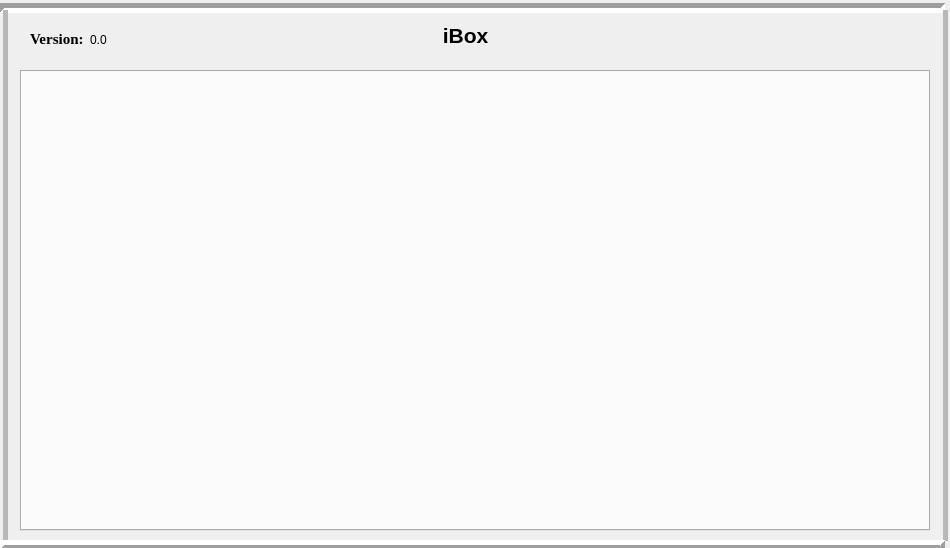
<?xml version="1.0" encoding="UTF-8"?>
<ui version="4.0">
 <class>BoxDlg</class>
 <widget class="QDialog" name="BoxDlg">
  <property name="geometry">
   <rect>
    <x>0</x>
    <y>0</y>
    <width>950</width>
    <height>548</height>
   </rect>
  </property>
  <property name="contextMenuPolicy">
   <enum>Qt::PreventContextMenu</enum>
  </property>
  <property name="windowTitle">
   <string>helloworld</string>
  </property>
  <property name="styleSheet">
   <string notr="true"/>
  </property>
  <property name="modal">
   <bool>false</bool>
  </property>
  <widget class="QLabel" name="titleLab">
   <property name="geometry">
    <rect>
     <x>380</x>
     <y>20</y>
     <width>171</width>
     <height>31</height>
    </rect>
   </property>
   <property name="font">
    <font>
     <family>Arial</family>
     <pointsize>16</pointsize>
     <weight>75</weight>
     <bold>true</bold>
    </font>
   </property>
   <property name="text">
    <string>iBox</string>
   </property>
   <property name="alignment">
    <set>Qt::AlignCenter</set>
   </property>
  </widget>
  <widget class="QPushButton" name="pushButton">
   <property name="geometry">
    <rect>
     <x>860</x>
     <y>20</y>
     <width>51</width>
     <height>41</height>
    </rect>
   </property>
   <property name="font">
    <font>
     <pointsize>25</pointsize>
    </font>
   </property>
   <property name="styleSheet">
    <string notr="true">background-color: rgb(200, 200, 200);</string>
   </property>
   <property name="text">
    <string/>
   </property>
   <property name="icon">
    <iconset resource="../../images.qrc">
     <normaloff>:/new/prefix1/image/close.png</normaloff>:/new/prefix1/image/close.png</iconset>
   </property>
   <property name="iconSize">
    <size>
     <width>41</width>
     <height>41</height>
    </size>
   </property>
   <property name="autoDefault">
    <bool>false</bool>
   </property>
   <property name="flat">
    <bool>true</bool>
   </property>
  </widget>
  <widget class="Line" name="line">
   <property name="geometry">
    <rect>
     <x>0</x>
     <y>0</y>
     <width>945</width>
     <height>16</height>
    </rect>
   </property>
   <property name="frameShadow">
    <enum>QFrame::Sunken</enum>
   </property>
   <property name="lineWidth">
    <number>5</number>
   </property>
   <property name="orientation">
    <enum>Qt::Horizontal</enum>
   </property>
  </widget>
  <widget class="Line" name="line_2">
   <property name="geometry">
    <rect>
     <x>0</x>
     <y>10</y>
     <width>10</width>
     <height>531</height>
    </rect>
   </property>
   <property name="frameShadow">
    <enum>QFrame::Raised</enum>
   </property>
   <property name="lineWidth">
    <number>0</number>
   </property>
   <property name="midLineWidth">
    <number>5</number>
   </property>
   <property name="orientation">
    <enum>Qt::Vertical</enum>
   </property>
  </widget>
  <widget class="Line" name="line_3">
   <property name="geometry">
    <rect>
     <x>940</x>
     <y>10</y>
     <width>10</width>
     <height>531</height>
    </rect>
   </property>
   <property name="frameShadow">
    <enum>QFrame::Raised</enum>
   </property>
   <property name="lineWidth">
    <number>0</number>
   </property>
   <property name="midLineWidth">
    <number>5</number>
   </property>
   <property name="orientation">
    <enum>Qt::Vertical</enum>
   </property>
  </widget>
  <widget class="Line" name="line_4">
   <property name="geometry">
    <rect>
     <x>0</x>
     <y>537</y>
     <width>945</width>
     <height>16</height>
    </rect>
   </property>
   <property name="frameShadow">
    <enum>QFrame::Raised</enum>
   </property>
   <property name="lineWidth">
    <number>5</number>
   </property>
   <property name="orientation">
    <enum>Qt::Horizontal</enum>
   </property>
  </widget>
  <widget class="QLabel" name="label">
   <property name="geometry">
    <rect>
     <x>30</x>
     <y>30</y>
     <width>61</width>
     <height>17</height>
    </rect>
   </property>
   <property name="font">
    <font>
     <family>Times New Roman</family>
     <pointsize>11</pointsize>
     <weight>75</weight>
     <bold>true</bold>
    </font>
   </property>
   <property name="text">
    <string>Version:</string>
   </property>
  </widget>
  <widget class="QLabel" name="version">
   <property name="geometry">
    <rect>
     <x>90</x>
     <y>31</y>
     <width>67</width>
     <height>17</height>
    </rect>
   </property>
   <property name="text">
    <string>0.0</string>
   </property>
  </widget>
  <widget class="QTabWidget" name="tabWidget">
   <property name="geometry">
    <rect>
     <x>20</x>
     <y>70</y>
     <width>910</width>
     <height>461</height>
    </rect>
   </property>
   <property name="currentIndex">
    <number>-1</number>
   </property>
  </widget>
 </widget>
 <resources>
  <include location="../../images.qrc"/>
 </resources>
 <connections/>
</ui>
